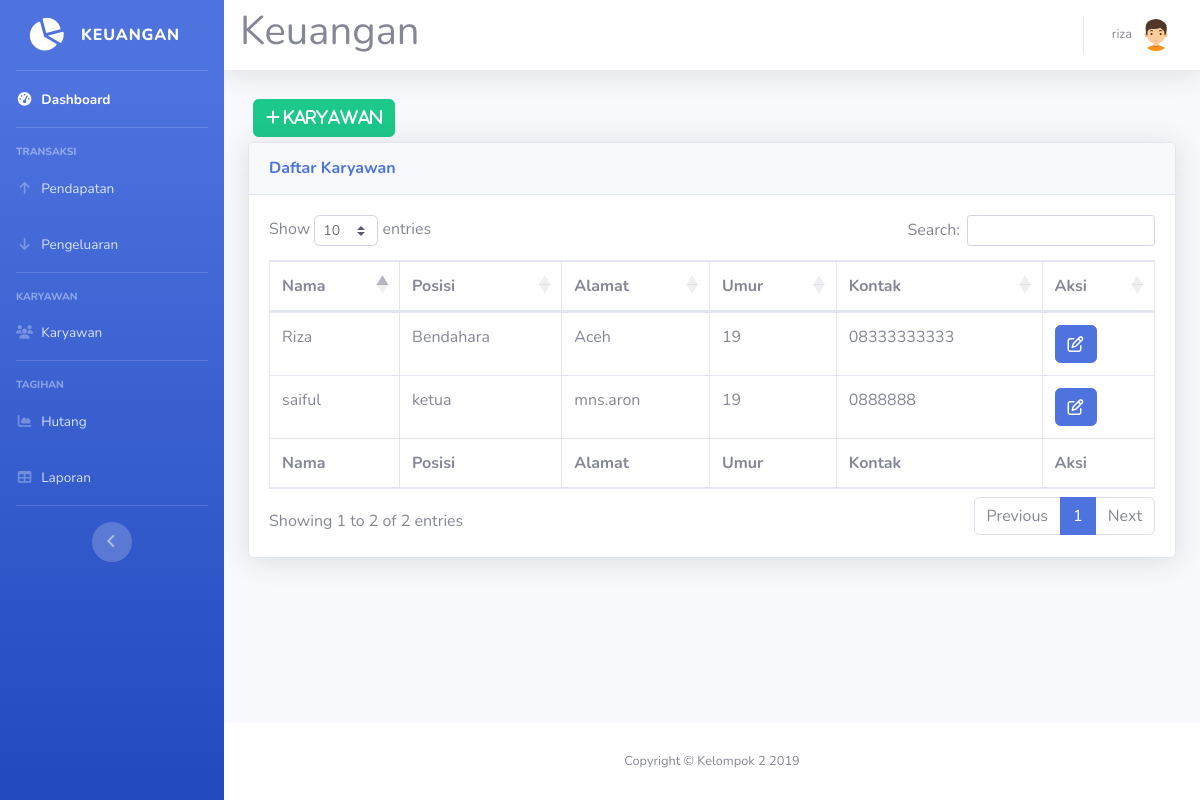
Screenshot of /karyawan.php (signed in) with the database file from the repository.
### tables this page shows
CREATE TABLE `karyawan` (
  `id_karyawan` int(11) NOT NULL,
  `nama` varchar(40) NOT NULL,
  `posisi` varchar(40) NOT NULL,
  `alamat` varchar(40) NOT NULL,
  `umur` int(11) NOT NULL,
  `kontak` varchar(40) NOT NULL
);

### karyawan.php (the view, shortened to what this page needs)
<!DOCTYPE html>
<html lang="en">
<head>
  <link href="vendor/fontawesome-free/css/all.min.css" rel="stylesheet" type="text/css">
  <link href="css/sb-admin-2.min.css" rel="stylesheet">
  <link href="vendor/datatables/dataTables.bootstrap4.min.css" rel="stylesheet">
</head>
<body id="page-top">
<?php require 'koneksi.php'; ?>
<?php require 'sidebar.php'; ?>
      <div id="content">
<?php require 'navbar.php'; ?>
        <div class="container-fluid">
<button type="button" class="btn btn-success" style="margin:5px" data-toggle="modal" data-target="#myModalTambah"><i class="fa fa-plus"> Karyawan</i></button><br>
          <div class="card shadow mb-4">
            <div class="card-header py-3">
              <h6 class="m-0 font-weight-bold text-primary">Daftar Karyawan</h6>
            </div>
            <div class="card-body">
              <div class="table-responsive">
                <table class="table table-bordered" id="dataTable" width="100%" cellspacing="0">
                  <thead>
                    <tr>
                      <th>Nama</th>
                      <th>Posisi</th>
                      <th>Alamat</th>
                      <th>Umur</th>
                      <th>Kontak</th>
                      <th>Aksi</th>
                    </tr>
                  </thead>
                  <tfoot>
                    <tr>
                      <th>Nama</th>
                      <th>Posisi</th>
                      <th>Alamat</th>
                      <th>Umur</th>
                      <th>Kontak</th>
                      <th>Aksi</th>
                    </tr>
                  </tfoot>
                  <tbody>
				  <?php
$query = mysqli_query($koneksi,"SELECT * FROM karyawan");
while ($data = mysqli_fetch_assoc($query))
{
?>
                    <tr>
                      <td><?=$data['nama']?></td>
                      <td><?=$data['posisi']?></td>
                      <td><?=$data['alamat']?></td>
                      <td><?=$data['umur']?></td>
                      <td><?=$data['kontak']?></td>
					  <td>
<a href="#" type="button" class=" fa fa-edit btn btn-primary btn-md" data-toggle="modal" data-target="#myModal<?php echo $data['id_karyawan']; ?>"></a>
</td>
</tr>
  </div>
<?php
}
?>
              </div>
            </div>
          </div>
        </div>
      </div>
<?php require 'footer.php'?>
</body>
</html>

### rows the page displays
karyawan: nama "saiful", posisi "ketua", alamat "mns.aron", umur "19", kontak "0888888"
karyawan: nama "Riza", posisi "Bendahara", alamat "Aceh", umur "19", kontak "08333333333"

### other values shown
$_SESSION['nama'] "riza"
